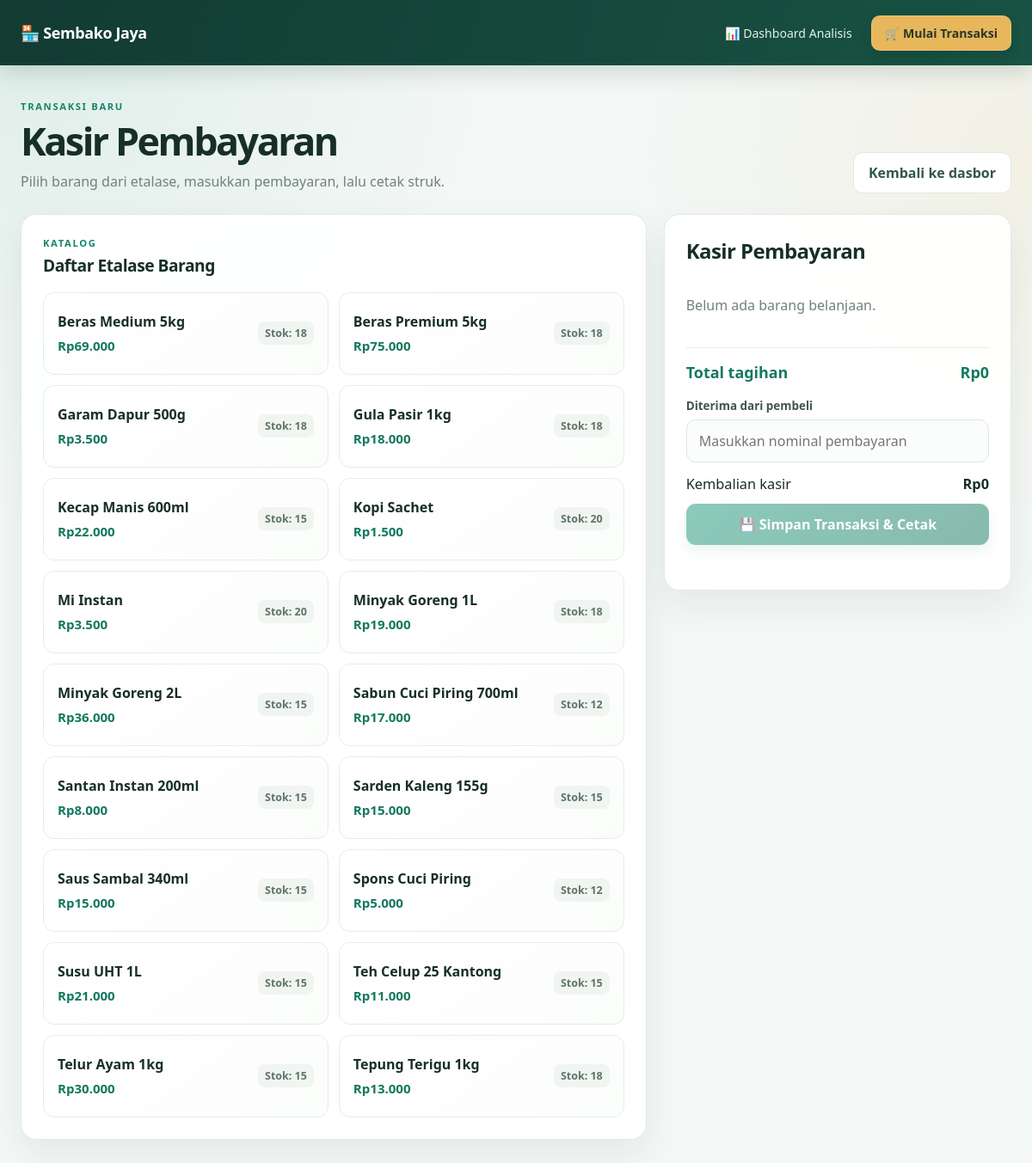
The app's page /kasir, older data.
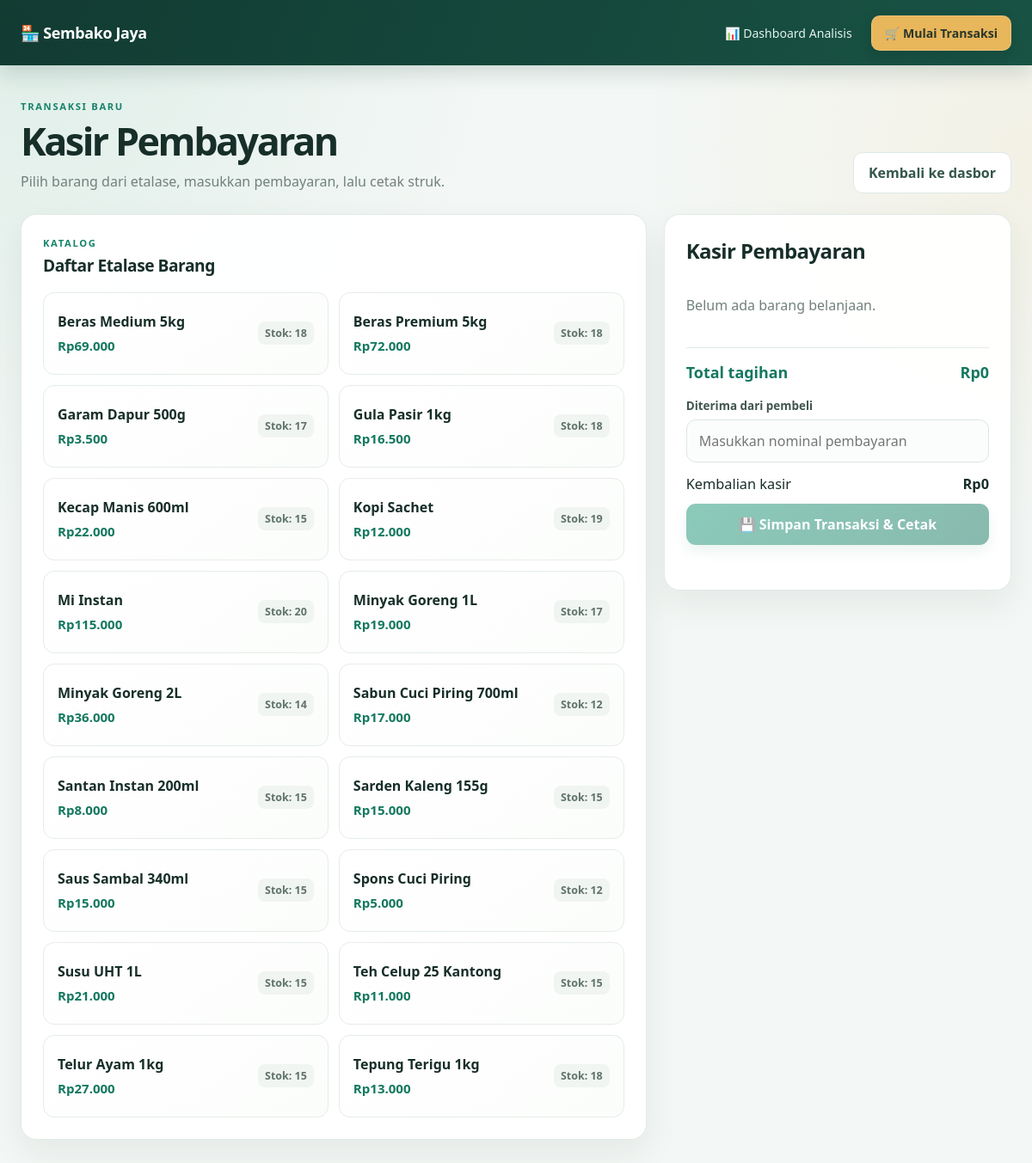
The same page, newer data.
### tables this page shows
CREATE TABLE produk (
                kode TEXT PRIMARY KEY,
                nama TEXT NOT NULL,
                stok INTEGER NOT NULL CHECK (stok >= 0),
                min_stok INTEGER NOT NULL CHECK (min_stok >= 0),
                harga_beli REAL NOT NULL,
                harga_jual REAL NOT NULL,
                terjual INTEGER NOT NULL DEFAULT 0 CHECK (terjual >= 0),
                kategori TEXT NOT NULL
            );

### app.py (the view, shortened to what this page needs)
@app.route("/kasir", methods=["GET", "POST"])
def kasir():
    conn = get_db_connection()
    try:
        produk_list = conn.execute("SELECT * FROM produk ORDER BY nama").fetchall()
    finally:
        conn.close()
    return render_template("kasir.html", barang=produk_list)

### app.py (called while the page is built)
def get_db_connection():
    os.makedirs(app.instance_path, exist_ok=True)
    conn = sqlite3.connect(app.config["DATABASE"], timeout=10)
    conn.row_factory = sqlite3.Row
    return conn

@app.template_filter("rupiah")
def rupiah(amount):
    return f"Rp{amount:,.0f}".replace(",", ".")

### templates/kasir.html (shortened to what this page needs)
{% extends "base.html" %}
{% block content %}
  <section class="section-heading">
    <div>
      <div class="eyebrow">Transaksi baru</div>
      <h1>Kasir Pembayaran</h1>
      <p class="muted">Pilih barang dari etalase, masukkan pembayaran, lalu cetak struk.</p>
    </div>
    <a class="button secondary" href="{{ url_for('dashboard') }}">Kembali ke dasbor</a>
  </section>
  <div class="cashier-layout">
    <section class="panel" aria-labelledby="catalog-title">
      <div class="section-heading compact">
        <div>
          <div class="eyebrow">Katalog</div>
          <h2 id="catalog-title">Daftar Etalase Barang</h2>
        </div>
      </div>
      <div class="catalog-grid">
        {% for p in barang %}
          <button class="catalog-item" type="button" data-id="{{ p.kode }}"
                  data-name="{{ p.nama }}" data-price="{{ p.harga_jual }}"
                  data-stock="{{ p.stok }}" {% if p.stok <= 0 %}disabled{% endif %}>
            <span class="catalog-copy">
              <strong>{{ p.nama }}</strong>
              <span class="catalog-price">{{ p.harga_jual|rupiah }}</span>
            </span>
            <span class="stock-label">Stok: <span class="stock-count">{{ p.stok }}</span></span>
          </button>
        {% else %}
          <p class="muted">Belum ada produk untuk dijual.</p>
        {% endfor %}
      </div>
    </section>
    <aside class="panel" aria-labelledby="payment-title">
      <h2 id="payment-title">Kasir Pembayaran</h2>
      <div id="cart-empty" class="empty muted">Belum ada barang belanjaan.</div>
      <div class="cart-total payment-total">
        <span>Total tagihan</span>
        <span id="cart-total">Rp0</span>
      </div>
      <label class="field-label" for="payment">Diterima dari pembeli</label>
      <input class="text-input" id="payment" type="number" min="0" step="1"
             inputmode="numeric" placeholder="Masukkan nominal pembayaran">
      <div class="change-line">
        <span>Kembalian kasir</span>
        <strong id="change-amount">Rp0</strong>
      </div>
      <button class="button full-width checkout-button" id="checkout" type="button" disabled>
        💾 Simpan Transaksi &amp; Cetak
      </button>
      <p id="checkout-message" class="checkout-message" role="status" aria-live="polite"></p>
    </aside>
  </div>
{% endblock %}

Row changes from the older to the newer data that the page shows:
changed produk "Beras Premium 5kg": harga_jual|rupiah "Rp75.000" → "Rp72.000"
changed produk "Garam Dapur 500g": stok "18" → "17"
changed produk "Gula Pasir 1kg": harga_jual|rupiah "Rp18.000" → "Rp16.500"
changed produk "Kopi Sachet": harga_jual|rupiah "Rp1.500" → "Rp12.000"; stok "20" → "19"
changed produk "Mi Instan": harga_jual|rupiah "Rp3.500" → "Rp115.000"
changed produk "Minyak Goreng 1L": stok "18" → "17"
changed produk "Minyak Goreng 2L": stok "15" → "14"
changed produk "Telur Ayam 1kg": harga_jual|rupiah "Rp30.000" → "Rp27.000"
